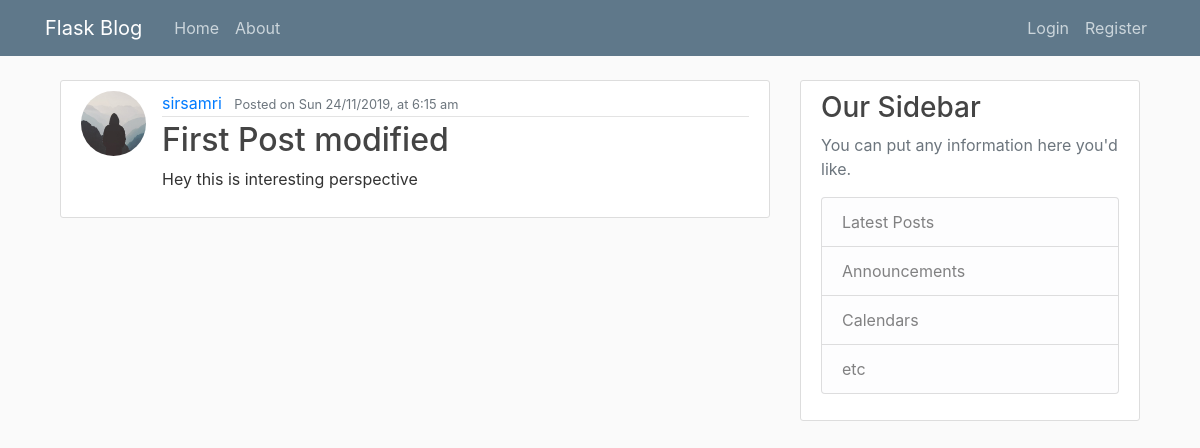
The app's page /post/4 with its own data.
### flaskblog/models.py (models this page shows, shortened)
class User(db.Model, UserMixin):
    id = db.Column(db.Integer, primary_key=True)
    username = db.Column(db.String(20), unique=True, nullable=False)
    email = db.Column(db.String(120), unique=True, nullable=False)
    image_file = db.Column(db.String(20), nullable=False, default='default.jpg')
    password = db.Column(db.String(20), nullable=False)
    posts = db.relationship('Post', backref='author', lazy=True)

class Post(db.Model):
    id = db.Column(db.Integer, primary_key=True)
    title = db.Column(db.String(100), nullable=False)
    date_posted = db.Column(db.DateTime, nullable=False, default=datetime.utcnow)
    content = db.Column(db.Text, nullable=False)
    user_id = db.Column(db.Integer, db.ForeignKey('user.id'), nullable=False)

### flaskblog/routes.py (the view)
@app.route("/post/<int:post_id>")
def post(post_id):
    post = Post.query.get_or_404(post_id)
    return render_template('post.html', title='Post', post=post)

### flaskblog/templates/post.html (shortened to what this page needs)
{% extends "layout.html" %}
{% block content %}
    <article class="media content-section">
        <img class="rounded-circle article-img" src="{{ url_for('static', filename='img/' + post.author.image_file) }}">
        <div class="media-body">
            <div class="article-metadata">
                <a class="mr-2" href="#">{{ post.author.username }}</a>
                <small class="text-muted"> Posted on {{ moment(post.date_posted).format('ddd D/M/YYYY, [at] h:mm a') }}</small>
            </div>
            <h2 class="article-title">{{ post.title }}</h2>
            <p class="article-content">{{ post.content }}</p>
        </div>
    </article>
{% endblock content %}

### flaskblog/static/main.css (style rules this page uses)
body { background: #fafafa; color: #333333; margin-top: 5rem; }
h1, h2, h3, h4, h5, h6 { color: #444444; }
.content-section { background: #ffffff; padding: 10px 20px; border: 1px solid #dddddd; border-radius: 3px; margin-bottom: 20px; }
.article-title { color: #444444; }
.article-content { white-space: pre-line; }
.article-img { height: 65px; width: 65px; margin-right: 16px; }
.article-metadata { padding-bottom: 1px; margin-bottom: 4px; border-bottom: 1px solid #e3e3e3 }

### records on screen
User: image_file (placeholder picture), author.username "sirsamri"
Post: date_posted "Sun 24/11/2019, at 6:15 am", title "First Post modified", content "Hey this is interesting perspective"
